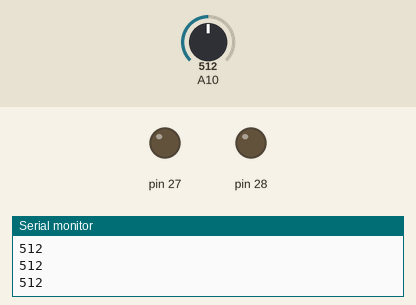
Bench run of a sketch on a simulated Arduino Mega 2560, built with avr-gcc and run on an emulated ATmega2560. Parts: output pins drawn as LEDs (lit = HIGH), the last lines printed to the serial monitor. The test bench sets the inputs (shaded band); at power-on: A10 = 512.

Above: at 1.3 s.
1.4 s: A10 set to 484
At 2.5 s:
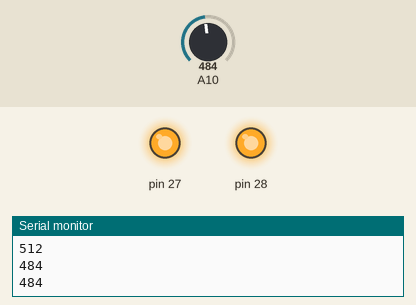
3.0 s: A10 set to 510
At 3.7 s:
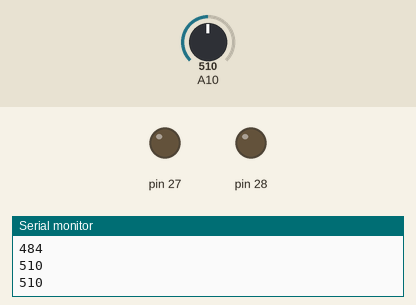
4.5 s: A10 set to 490
At 4.9 s:
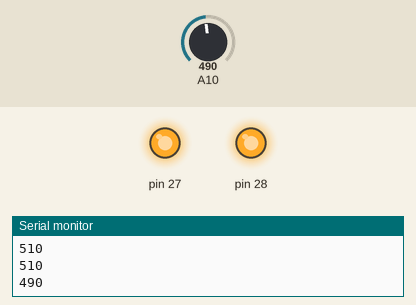
Timing chart, 0 to 7.5 s (numbered marks = the images above; inputs shaded):
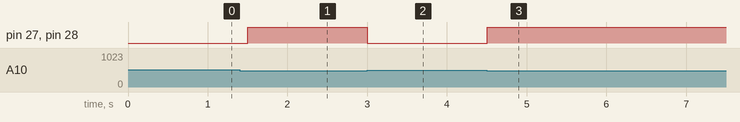

Measured:
- the behaviour switches between 500 and 499 on A10 (found by bisection; images 0 and 1)
- after the input at 1.4 s, pin 27, pin 28: LOW → HIGH after 0.10 s
- after the input at 3.0 s, pin 27, pin 28: HIGH → LOW at once
- after the input at 4.5 s, pin 27, pin 28: LOW → HIGH at once

The sketch:

LED_CDS.ino
```cpp
void setup() {
  Serial.begin(9600);
  pinMode(27, OUTPUT);
  pinMode(28, OUTPUT);
}

void loop() {
  // A3은 GPIO26
  int ir = analogRead(26);

  // 밝을 때
  if (ir < 500) {
    digitalWrite(27, HIGH);
    digitalWrite(28, HIGH);
  }

  // 어두울 때
  else {
    digitalWrite(27, LOW);
    digitalWrite(28, LOW);
  }

  // 밝기에 대한 아날로그 데이터 출력
  Serial.println(ir);
  delay(500);
}
```
